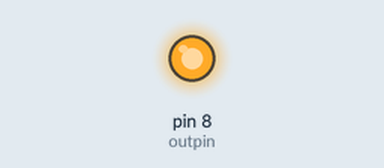
This sketch was run on a simulated Arduino Uno, built with avr-gcc and run on an emulated ATmega328P. Parts: output pins drawn as LEDs (lit = HIGH).

Above: at 1.0 s.
At 2.7 s:
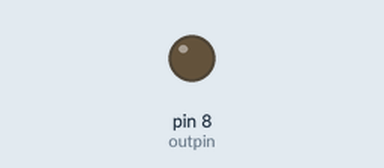
Timing chart, 0 to 3.0 s (numbered marks = the images above):
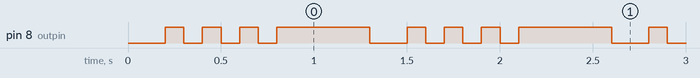

Measured:
- by itself, pin 8 (outpin): repeats every 1.3 s: 2 × (LOW 0.10 s, HIGH 0.10 s), LOW 0.10 s, HIGH 0.50 s, LOW 0.20 s, HIGH 0.10 s
- by itself, everything shown: repeats every 1.3 s, in 8 steps

The sketch:

Kadai6_transmitter.ino
```cpp
int outpin = 8;
byte dataToSend = B0101010;
int dly = 100;
int dly2 = 500;

void setup() {
  pinMode(outpin, OUTPUT);
}

void loop() {
  digitalWrite(outpin, 0);
  delay(dly);
  for (int i = 0; i < 7; i++) {
    if (bitRead(dataToSend, i) == 1) {
      digitalWrite(outpin, HIGH);
    } else {
      digitalWrite(outpin, LOW);
    }
    delay(100);
  }
  digitalWrite(outpin, 1);
  delay(dly2);
}
```
